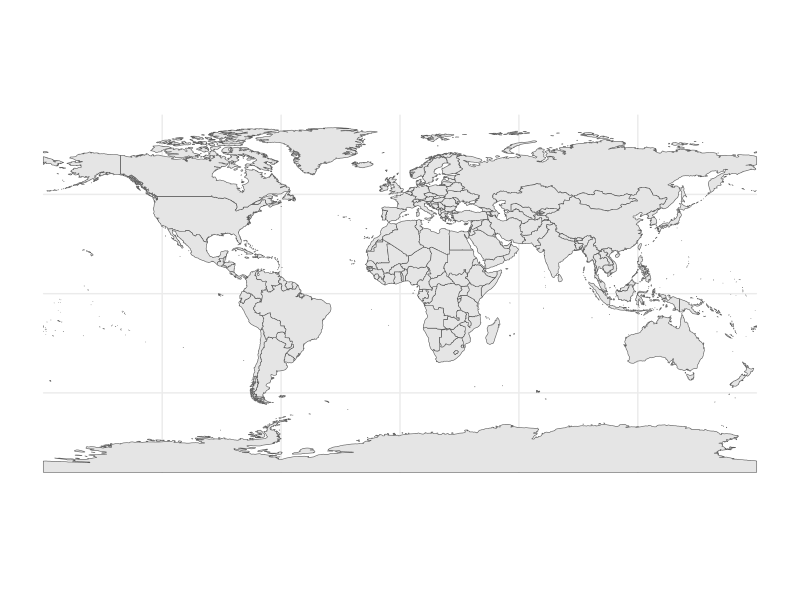
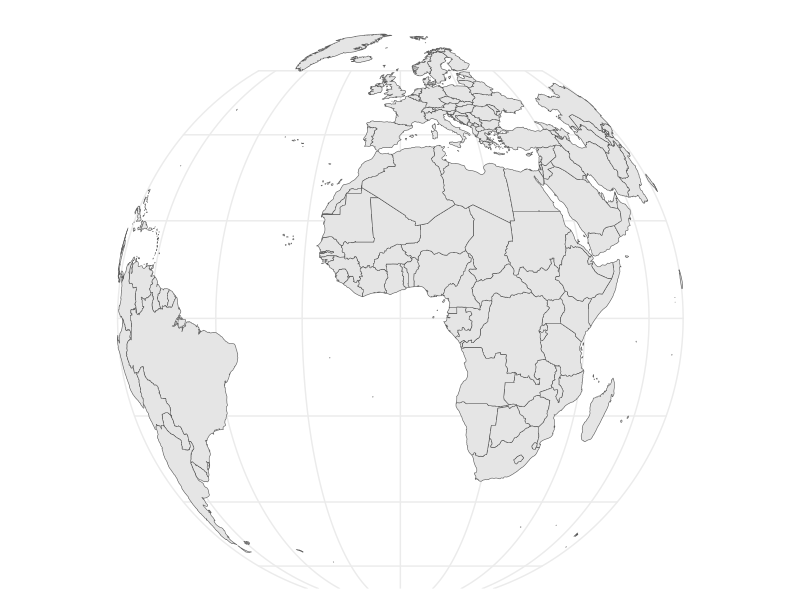
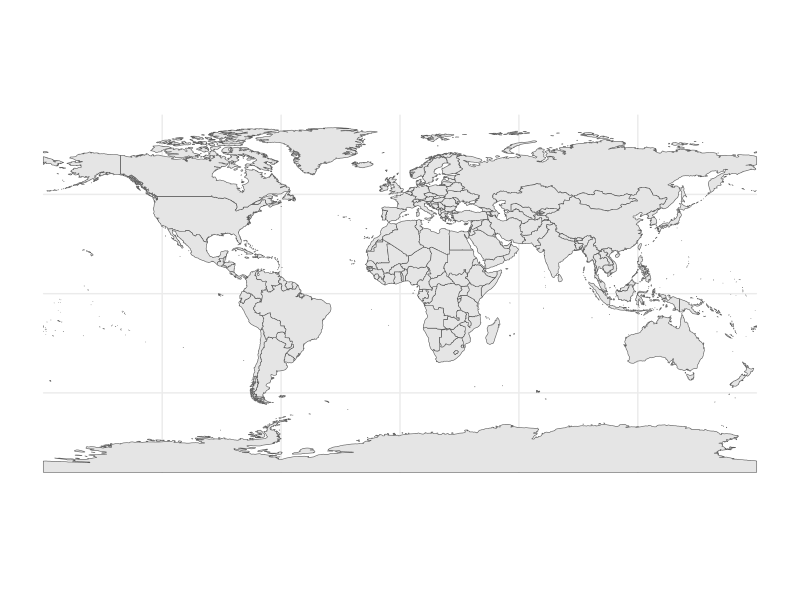
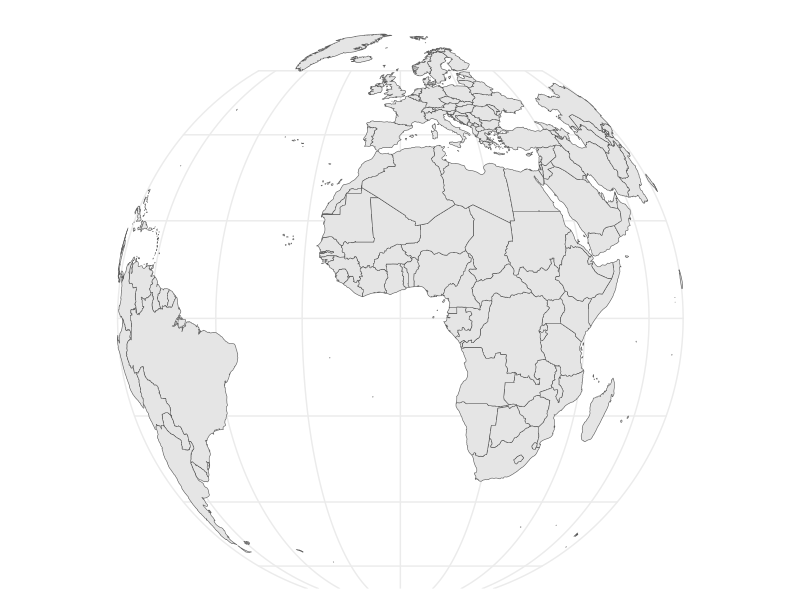
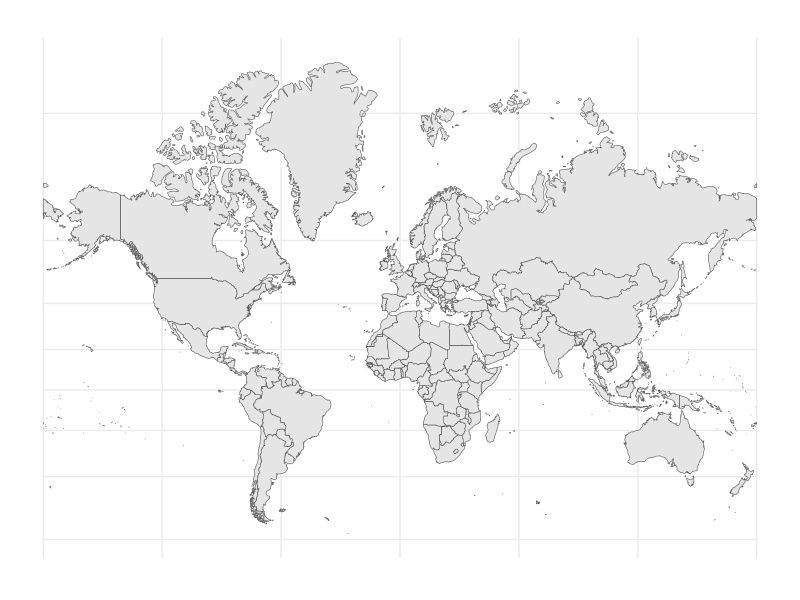
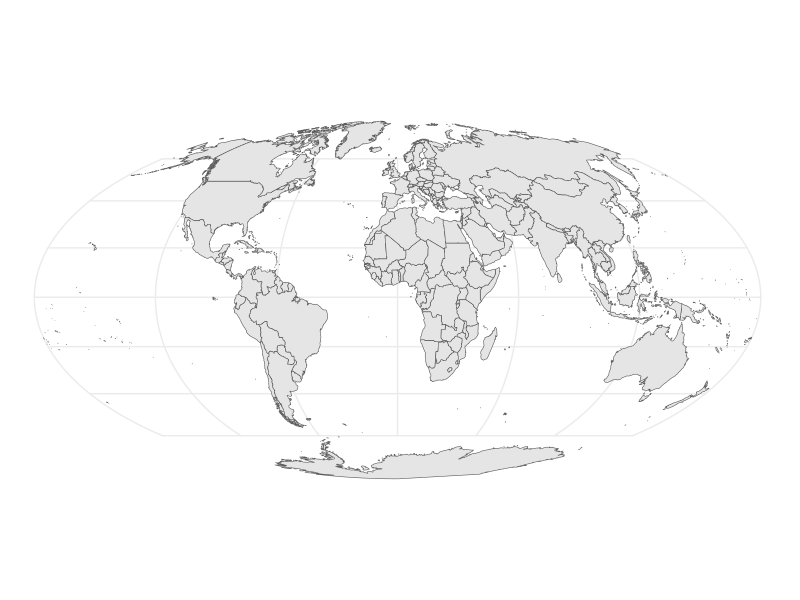
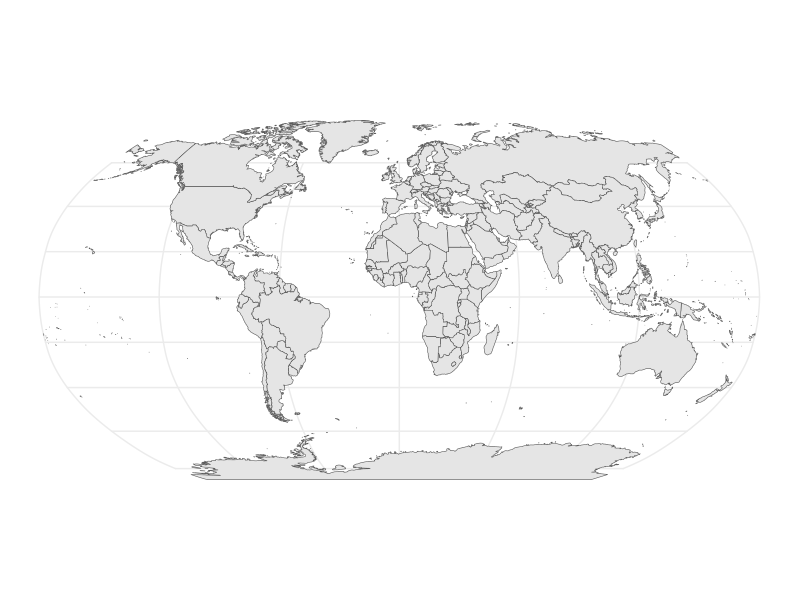

The R script that drew these images, in order:
## ---- chunk 1
#| echo: false
#| message: false
#| fig-cap: 
#|   - "A Flat Map"
#|   - "A Globe"
#| label: globe-and-flat-map
#| layout-ncol: 2

library(rnaturalearth) # natural earth data

library(ggplot2) # beautiful maps

library(dplyr) # data wrangling

library(sf) # simple (spatial) features

# library(patchwork) # stitch ggplots together

mapdata <- ne_countries(scale = "medium", # medium scale
                        returnclass = "sf") # as sf object

mymap <- ggplot(mapdata) + # the data I am mapping
  geom_sf() + # the geometry I am using
  theme_minimal() +
  theme(axis.text.x = element_blank())

mymap # + coord_sf(crs="+proj=robin") 

mymap + coord_sf(crs="+proj=ortho")
  
## ---- chunk 2
#| code-fold: true
#| code-summary: "Show the code"
#| message: false

mapdata <- ne_countries(scale = "medium", # medium scale
                        returnclass = "sf") # as sf object

## ---- chunk 3
#| code-fold: true
#| code-summary: "Show the code"
#| message: false

mymap <- ggplot(mapdata) + # the data I am mapping
  geom_sf() + # the geometry I am using
  theme_minimal() + # minimal theme
  theme(axis.text.x = element_blank()) # no longitude labels

mymap # replay

## ---- chunk 4
#| code-fold: true
#| code-summary: "Show the code"
#| message: false

mymap + coord_sf(crs="+proj=ortho")

## ---- chunk 5
#| code-fold: true
#| code-summary: "Show the code"
#| message: false

mercator_data <- mapdata %>% 
  filter(name != "Antarctica") # remove Antarctica

ggplot(mercator_data) + # the data I am mapping
  geom_sf() + # the geometry I am using
  coord_sf(crs = 3857) + # Mercator
  theme_minimal() + # minimal theme
  theme(axis.text.x = element_blank()) # no longitude labels

## ---- chunk 6
#| code-fold: true
#| code-summary: "Show the code"
#| message: false

mymap + coord_sf(crs="+proj=moll")

## ---- chunk 7
#| code-fold: true
#| code-summary: "Show the code"
#| message: false

mymap + coord_sf(crs="+proj=robin") 
